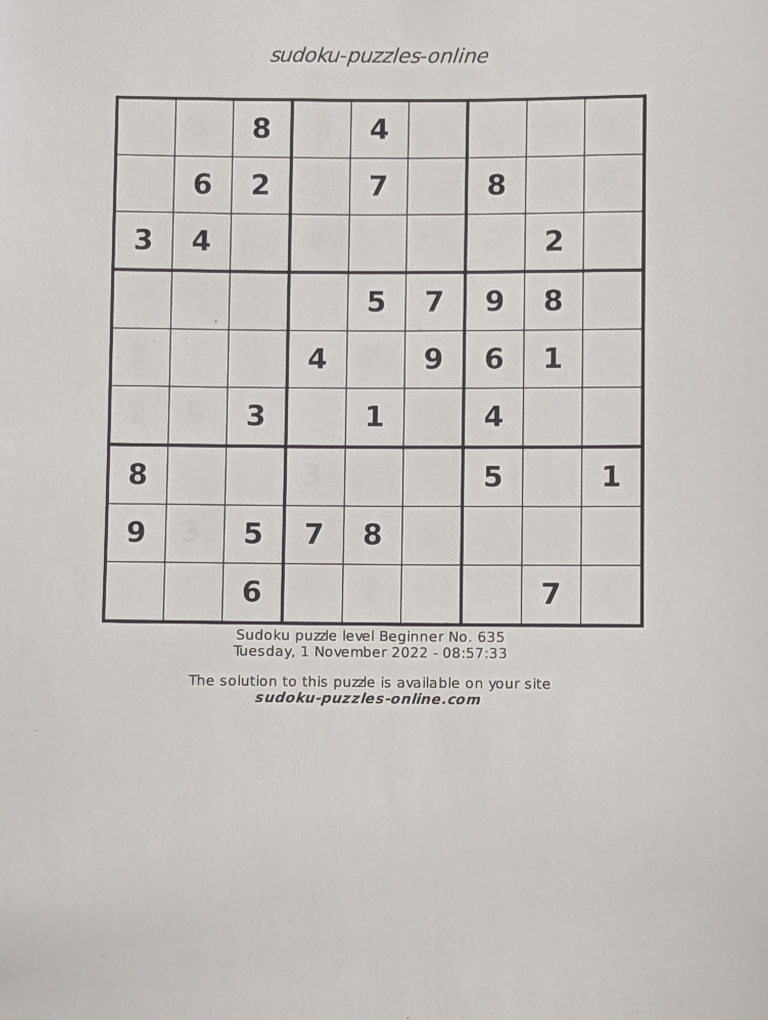
#> input picture 03.jpg, 3072 x 4080 px (shown at 1/4 size)
$ python -i helpers.py   (imports and definitions only)
#> lines starting #> are read from the running program, lines starting #| are printed output that depends on the picture; after the words box and inside, x2 and y2 are one past the last pixel; in counts of white or black regions, pixels touching at a corner belong together
#> further down, picture is the input picture: shape (4080, 3072, 3); mean B, G, R 189.1, 192.9, 197
import cv2 as cv
import numpy as np

from config import CX, CY, IMAGE_SIZE, PITCH, rows


def show_image(title, image):
    image = cv.resize(image, (0, 0), fx=0.3, fy=0.3)
    cv.imshow(title, image)
    cv.waitKey(0)
    cv.destroyAllWindows()


# ca la laborator
def extrage_careu(image):
    image_rgb = cv.cvtColor(image, cv.COLOR_BGR2RGB)
    r, g, b = cv.split(image_rgb)

    raw_mask = ((b.astype(np.int16) - r.astype(np.int16)) > 5).astype(np.uint8) * 255
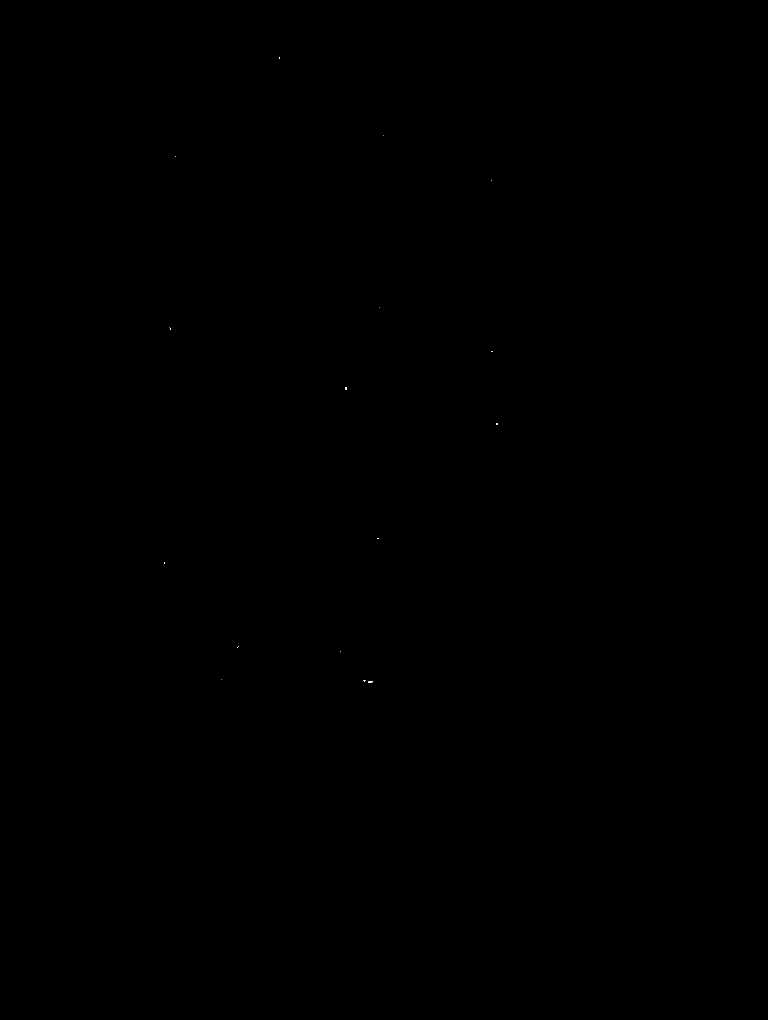
#> raw_mask: shape (4080, 3072) (shown at 1/4 size); 0% white; 17 white regions (10 under 20 px), largest, box (x1, y1, x2, y2) and area: (1473, 2724, 1491, 2732) 84, (1381, 1548, 1388, 1558) 51, (1984, 1692, 1992, 1698) 33

    # show_image('asa', raw_mask)
    # curata si apoi adauga la loc -> scap de zgomot
    clean_mask = cv.morphologyEx(raw_mask, cv.MORPH_OPEN, np.ones((5, 5), np.uint8))
#> clean_mask: shape (4080, 3072); 0% white; 2 white regions

    # show_image('asa', clean_mask)
    # adauga si apoi curata --> in caz ca bucatile de tabla sunt desprinse
    clean_mask = cv.morphologyEx(clean_mask, cv.MORPH_CLOSE, np.ones((21, 21), np.uint8))
    # show_image('asa', clean_mask)

    contours, _ = cv.findContours(clean_mask, cv.RETR_EXTERNAL, cv.CHAIN_APPROX_SIMPLE)
#> contours = 2 contours; box (x1, y1, x2, y2) and area: (1478, 2724, 1486, 2731) 37, (1382, 1549, 1387, 1557) 28
    max_area = 0
    top_left = top_right = bottom_right = bottom_left = None

    for i in range(len(contours)):
        if len(contours[i]) > 3:
            possible_top_left = None
            possible_bottom_right = None
            for point in contours[i].squeeze():
                if possible_top_left is None or point[0] + point[1] < possible_top_left[0] + possible_top_left[1]:
                    possible_top_left = point

                if possible_bottom_right is None or point[0] + point[1] > possible_bottom_right[0] + possible_bottom_right[1]:
                    possible_bottom_right = point

            diff = np.diff(contours[i].squeeze(), axis=1)
            possible_top_right = contours[i].squeeze()[np.argmin(diff)]
            possible_bottom_left = contours[i].squeeze()[np.argmax(diff)]
            if cv.contourArea(np.array([[possible_top_left], [possible_top_right], [possible_bottom_right], [possible_bottom_left]])) > max_area:
                max_area = cv.contourArea(np.array([[possible_top_left], [possible_top_right], [possible_bottom_right], [possible_bottom_left]]))
                top_left = possible_top_left
                bottom_right = possible_bottom_right
                top_right = possible_top_right
                bottom_left = possible_bottom_left
#> this loop made 2 passes
#> (diff, max_area, top_left, bottom_right, top_right, bottom_left) on pass 1: ([1244, 1248, 1252, 1248, 1246, 1245, 1243, 1239], 29.5, [1480, 2724], [1484, 2729], [1485, 2724], [1478, 2730])
#> (diff, possible_top_right, possible_bottom_left) on pass 2: ([167, 174, 170, 163], [1386, 1549], [1382, 1556])
#> after the loop, max_area = 29.5

    if top_left is None:
        raise ValueError("Have not found the square")

    width = IMAGE_SIZE
    height = IMAGE_SIZE

    # [6 lines of commented-out code are left out]

    puzzle = np.array([top_left, top_right, bottom_right, bottom_left], dtype="float32")
#> puzzle = [[1480, 2724], [1485, 2724], [1484, 2729], [1478, 2730]]
    destination_of_puzzle = np.array([[0, 0], [width, 0], [width, height], [0, height]], dtype="float32")

    M = cv.getPerspectiveTransform(puzzle, destination_of_puzzle)
#> M = [[-98.37, -32.79, 234900], [-4.63e-12, -111.5, 303678.1], [0.0209, -0.012, 1]]
    result = cv.warpPerspective(image, M, (width, height))
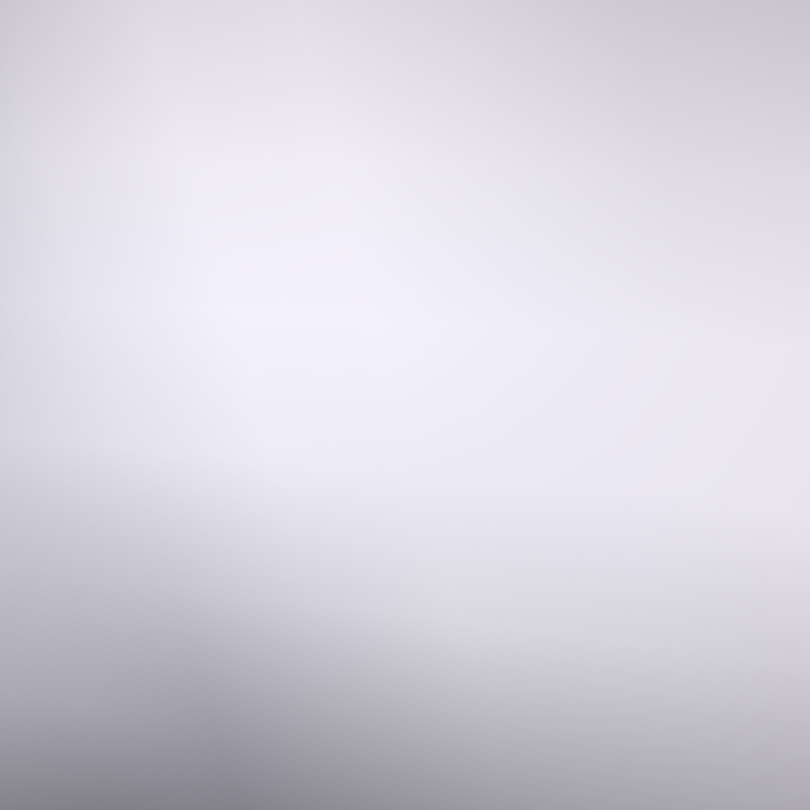
#> result: shape (810, 810, 3); mean B, G, R 222.7, 213, 215.3

    return result


def draw_cells(image, cx=CX, cy=CY, pitch=PITCH, scale=0.8):
    dy = pitch * np.sqrt(3) / 2
    half = int(pitch * scale / 2)

    result = image.copy()
    for r, n in enumerate(rows):
        y = int(round(cy + (r - 5) * dy))
        x0 = cx - (n - 1) * pitch / 2
        for k in range(n):
            x = int(round(x0 + k * pitch))
            cv.rectangle(result, (x - half, y - half), (x + half, y + half), (0, 0, 255), 1)
            cv.circle(result, (x, y), 2, (0, 255, 0), -1)
    return result

def get_cell_center(r, k, cx=CX, cy=CY, pitch=PITCH):
    n = rows[r]
    dy = pitch * np.sqrt(3) / 2
    y = int(round(cy + (r - 5) * dy))
    x0 = cx - (n - 1) * pitch / 2
    x = int(round(x0 + k * pitch))
    return x, y

>>> import cv2
>>> picture = cv2.imread('03.jpg')
>>> result = extrage_careu(picture)
